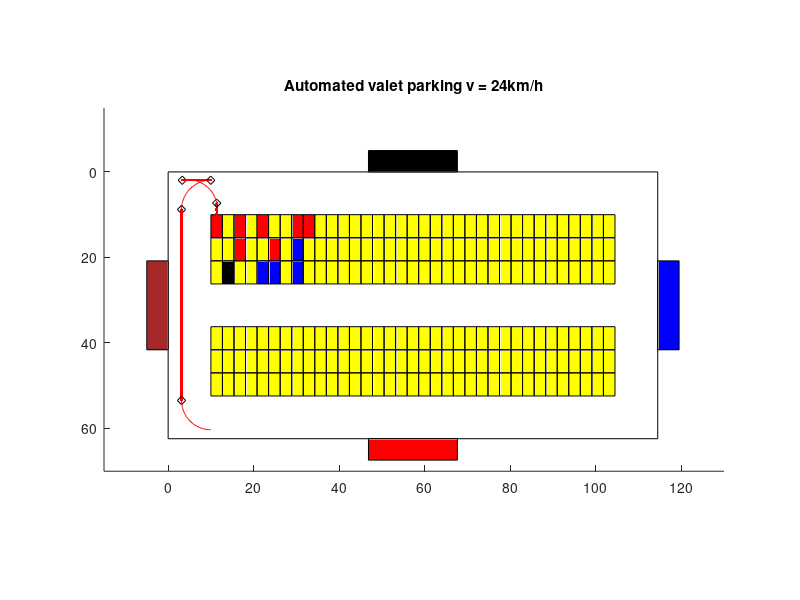

Here is the MATLAB script that generated this plot:
clf;
axis equal;


for i = 0: 34
    for j = 0: 2
      if(((j == 0) && (i == 0 || i == 2 || i == 4 || i == 7 || i == 8))
          || ((j == 1) && (i == 2 || i == 5))
        )
          rectangle("Position", [10 + i*2.7, 10 + j*5.4, 2.7, 5.4], 
              "Facecolor", [1, 0, 0]);
      elseif((j == 2) && (i == 1))
          rectangle("Position", [10 + i*2.7, 10 + j*5.4, 2.7, 5.4], 
              "Facecolor", [0, 0, 0]);
      elseif(((j == 2) && (i == 4 || i == 5 || i == 7))
              || (j == 1 && i == 7)
            )
          rectangle("Position", [10 + i*2.7, 10 + j*5.4, 2.7, 5.4], 
              "Facecolor", [0, 0, 1]);
      else
          rectangle("Position", [10 + i*2.7, 10 + j*5.4, 2.7, 5.4],
              "Facecolor", [1, 1, 0]);
      endif;
    endfor;
endfor;

for i = 0: 34
    for j = 0: 2
       rectangle("Position", [10 + i*2.7, 20 + (j + 3)*5.4, 2.7, 5.4],
              "Facecolor", [1, 1, 0]);
    endfor;
endfor;



rectangle("Position", [0, 0, 10 + 2.7*35 + 10, 10 + 5.4*3 + 10 + 5.4*3 + 10 ]);
                      %boundary

rectangle("Position", [10 + 2.7*17.5 - 10.4, -5, 20.8, 5 ], 
                        "Facecolor", [0, 0, 0]);%Gate 1
rectangle("Position", [10 + 2.7*35 + 10, 20.8, 5, 20.8 ], 
                        "Facecolor", [0, 0, 1]);%Gate 2
rectangle("Position", [10 + 2.7*17.5 - 10.4, 10 + 5.4*3 + 10 + 5.4*3 + 10, 20.8, 5 ], 
                        "Facecolor", [1, 0, 0]);%Gate 3                        
rectangle("Position", [-5, 20.8, 5, 20.8 ], "Facecolor", 
                          [0.65, 0.16, 0.16]);%Gate 4

v0 = 20/3;%(m/s)
t = linspace(0, 0.81, round(0.81*24));%(s)
x = 10 + 1.35;%(m)
y = 10 + 2.7 - v0*t;%(m)
hold on;%draw overlay some graphic objects
plot(x, y, 'r');

Radius = sqrt(1.35*1.35 + 6.7*6.7) ;%radius of circle trajectory (m)
w0 = v0 / Radius;%angular velocity (rad/s)
a0 = atan(1.35/6.7);%original angular (rad)
deltaT = (pi/2)/w0;
t = linspace(0.81, 0.81+deltaT, round(deltaT*24));
xCenter = 10 + (2.7/2) - 6.7;
yCenter = 10 - 1.35;
alpha = a0 + w0*(t - 0.81);
x = xCenter + Radius*cos(alpha);
y = yCenter - Radius*sin(alpha);
x0 = x(1);
y0 = y(1);
hold on;
plot(x0, y0, "-dk");
hold on;
plot(x, y, 'r');
x0 = x(length(x));
y0 = y(length(y));
hold on;
plot(x0, y0, "-dk");
lastT = 0.81 + deltaT;
t = linspace(lastT, lastT + 1, 24);
x = x0 + v0*(t - lastT);
hold on;
plot(x, y0, 'r');
hold on;
plot(x(length(x)), y0, "-dk");
xCenter = x(length(x));
yCenter = y0 + Radius;
lastT = lastT + 1;
t = linspace(lastT, lastT + deltaT, round(deltaT*24));
alpha = w0*(t - lastT);                  
x = xCenter - Radius*sin(alpha);
y = yCenter - Radius*cos(alpha);
hold on;
plot(x, y, 'r');
lastT = lastT + deltaT;
x0 = x(length(x));
y0 = y(length(y));
hold on;
plot(x0, y0, "-dk");
TurningTime = 6.7;
t = linspace(lastT, lastT + TurningTime, TurningTime*24);
y = y0 + v0*(t - lastT);
hold on;
plot(x0, y, 'r');
y0 = y(length(y));
hold on;
plot(x0, y0, "-dk");
xCenter = x0 + Radius;
yCenter = y0;
lastT = lastT + TurningTime;
t = linspace(lastT, lastT + deltaT, round(deltaT*24));
alpha = w0*(t - lastT);                  
x = xCenter - Radius*cos(alpha);
y = yCenter + Radius*sin(alpha);
hold on;
plot(x, y, 'r');


                  
axis([-15 130 -15 70]);%expand minimum of X, Y
view(0, -90);
title ("Automated valet parking v = 24km/h");
